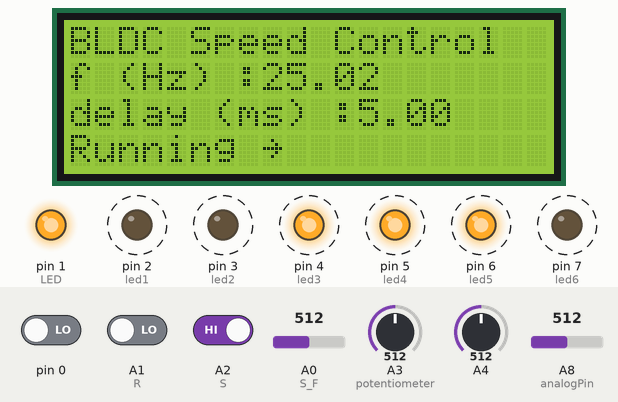
This sketch was run on a simulated Arduino Mega 2560, built with avr-gcc and run on an emulated ATmega2560. On the bench: 20×4 character LCD, output pins drawn as LEDs (lit = HIGH). Dashed ring = blinking. The inputs (shaded band) are chosen by the test bench; at power-on: A0 (S_F) = 512, A1 (R) LOW, A2 (S) HIGH, pin 0 LOW, A3 (potentiometer) = 512, A4 = 512, A8 (analogPin) = 512.

Above: at 1.7 s.
1.8 s: A0 (S_F) set to 843
At 2.19 s:
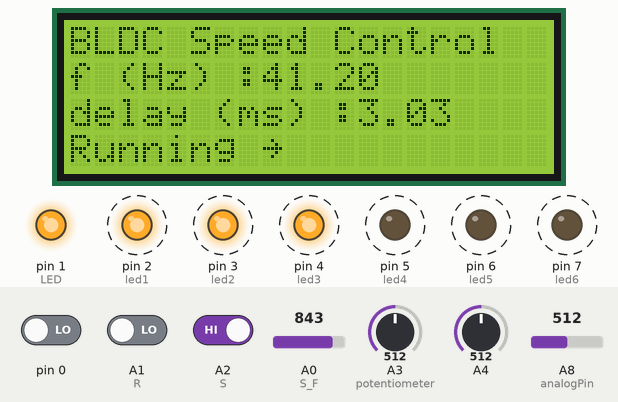
4.8 s: A0 (S_F) set to 861
6.4 s: A0 (S_F) set to 647
At 6.65 s:
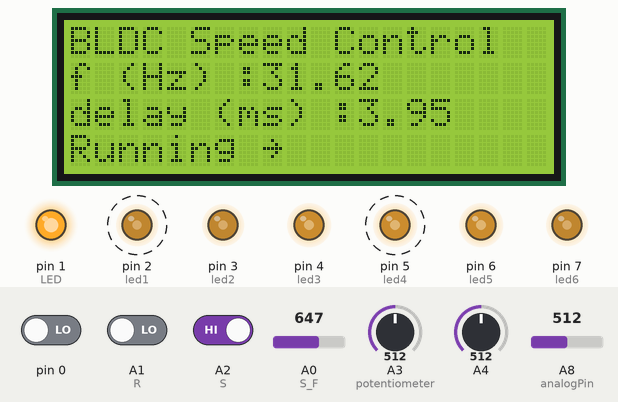
7.9 s: A0 (S_F) set to 623
At 8.2 s:
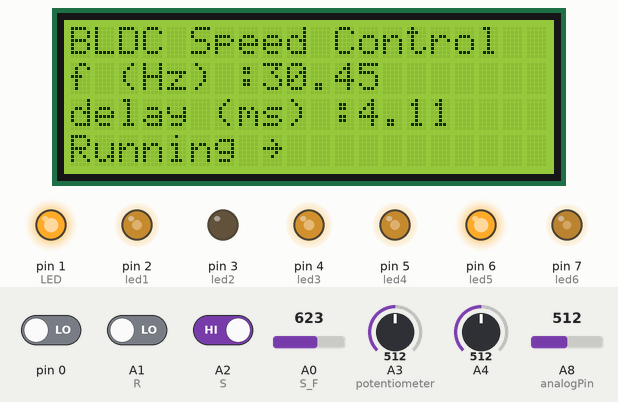
10.1 s: A0 (S_F) set to 30
At 10.6 s:
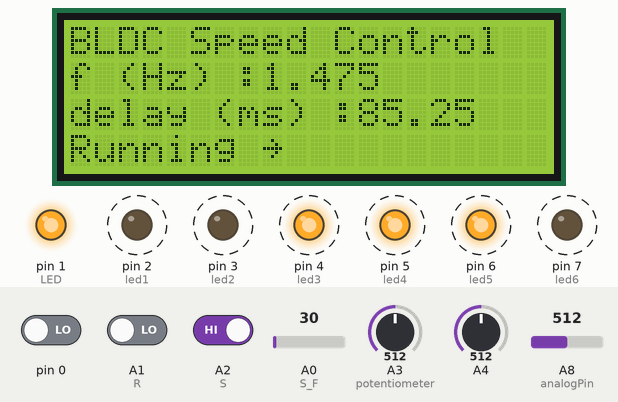
12.0 s: A1 (R) driven HIGH and A2 (S) driven LOW
At 14.5 s:
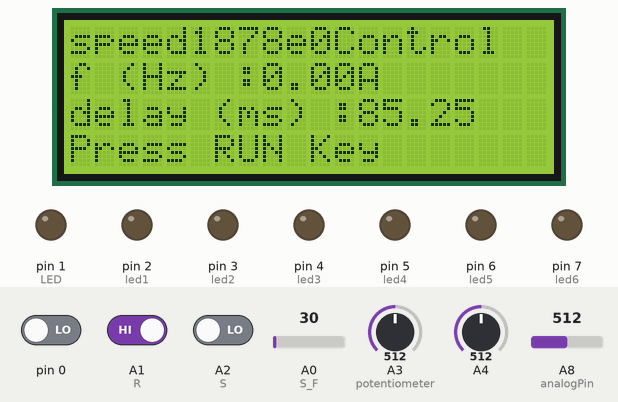
Timing chart, 0 to 15.8 s (numbered marks = the images above; inputs shaded):
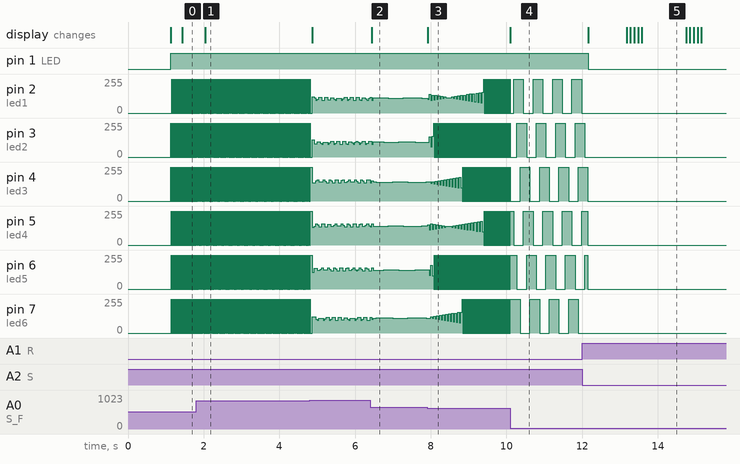

Measured:
- the behaviour switches between 640 and 639 on A0 (S_F) (found by bisection; images 2 and 3)
- after the input at 1.8 s, the display: changes after 0.24 s (image 1)
- after the input at 6.4 s, the display: changes at once (image 2)
- after the input at 7.9 s, the display: changes at once (image 3)
- after the input at 10.1 s, pin 2 (led1): alternates 255/255 for 0.26 s and 0/255 for 0.26 s, starting after 0.09 s; pin 3 (led2): alternates 255/255 for 0.26 s and 0/255 for 0.26 s, starting after 0.18 s
- after the input at 12.0 s, pin 1 (LED): HIGH → LOW after 0.16 s; pin 2 (led1), pin 7 (led6): stops changing and stays 0/255; pin 3 (led2): goes on until 12.1 s, then stays 0/255; pin 4 (led3): goes on until 12.2 s, then stays 0/255; the display: first changes after 0.16 s (image 5 shows a later state)
- by itself, pin 2 (led1), pin 3 (led2), pin 4 (led3), pin 5 (led4), pin 6 (led5), pin 7 (led6): alternates 255/255 for 0.01 s and 0/255 for 0.01 s

The sketch:

HEX_driver_Code.ino
```cpp
#include <LiquidCrystal.h>

LiquidCrystal lcd (13, 12, 11, 10, 9, 8);

//PWM
int led1 = 2; // Pulse 1
int led2 = 3; // Pulse 2
int led3 = 4; // Pulse 3
int led4 = 5; // Pulse 4
int led5 = 6; // Pulse 5
int led6 = 7; // Pulse 6

//Status
int LED = 1; // State of Drive

//Analogs Inputs
int S_F = A0; // set RPM by frequency
int R = A1; // run button
int S = A2; // stop button
int speedm; // speed variable
float f = 0;
float val = 0;
float numb = 0;
int ke=1000; //Motor speed constant
int power;
int Rs; //Resistance
int analogPin = A8; // Current sensor output
int potValue;  // value from the analog pin
const int averageValue = 500;
long int sensorValue = 0;  // variable to store the sensor value read

float voltage_sense = 0; //value by current sensor
float current = 0;  //variable for current
float vt; // terminal voltage variable
float x=0;  //general variable
void setup()
{
  // initialize the digital pin as an output:
  pinMode(LED, OUTPUT);
  pinMode(led1, OUTPUT);
  pinMode(led2, OUTPUT);
  pinMode(led3, OUTPUT);
  pinMode(led4, OUTPUT);
  pinMode(led5, OUTPUT);
  pinMode(led6, OUTPUT);
  // initialize the analog pin as an inputs:
  pinMode(R, INPUT);
  pinMode(S, INPUT);
  lcd.begin(20, 4);
  lcd.clear();
  digitalWrite(LED, LOW);

  update_Freq();
}


void run_forward()
{
  while (1)
  {
    digitalWrite(led1, HIGH);
    digitalWrite(led2, HIGH);
    digitalWrite(led3, HIGH);
    digitalWrite(led4, LOW);
    digitalWrite(led5, LOW);
    digitalWrite(led6, LOW);
    delay(val);
    digitalWrite(led1, LOW);
    digitalWrite(led2, HIGH);
    digitalWrite(led3, HIGH);
    digitalWrite(led4, HIGH);
    digitalWrite(led5, LOW);
    digitalWrite(led6, LOW);
    delay(val);
    digitalWrite(led1, LOW);
    digitalWrite(led2, LOW);
    digitalWrite(led3, HIGH);
    digitalWrite(led4, HIGH);
    digitalWrite(led5, HIGH);
    digitalWrite(led6, LOW);
    delay(val);

    if ((digitalRead(R) == HIGH) && (digitalRead(S) == LOW))
    {
      stop_Drive();
      break;
    }

    update_Freq();
    digitalWrite(led1, LOW);
    digitalWrite(led2, LOW);
    digitalWrite(led3, LOW);
    digitalWrite(led4, HIGH);
    digitalWrite(led5, HIGH);
    digitalWrite(led6, HIGH);
    delay(val);
    digitalWrite(led1, HIGH);
    digitalWrite(led2, LOW);
    digitalWrite(led3, LOW);
    digitalWrite(led4, LOW);
    digitalWrite(led5, HIGH);
    digitalWrite(led6, HIGH);
    delay(val);
    digitalWrite(led1, HIGH);
    digitalWrite(led2, HIGH);
    digitalWrite(led3, LOW);
    digitalWrite(led4, LOW);
    digitalWrite(led5, LOW);
    digitalWrite(led6, HIGH);
    delay(val);
  }
}


void loop() {
  vt=analogRead(A4);
  potValue = analogRead(A3);// reads the value of the potentiometer (value between 0 and 1023)
  x=potValue*(7.5/1023);
  vt=vt*(x/1023);
  for (int i = 0; i < averageValue; i++)
  {
    sensorValue += analogRead(analogPin);

    // wait 2 milliseconds before the next loop
    delay(2);
  }

  sensorValue = sensorValue / averageValue;
  voltage_sense = sensorValue * 5.0 / 1024.0;
  current = ( voltage_sense - 2.5 ) / 0.185;
  if ((digitalRead(R) == LOW) && (digitalRead(S) == HIGH) && f != 0)
  {
    digitalWrite(LED, HIGH);
    lcd.clear();
    lcd.setCursor(0, 0);
    lcd.print("BLDC Speed Control");
    lcd.setCursor(0, 1);
    lcd.print("f (Hz) :");
    lcd.setCursor(0, 2);
    lcd.print("delay (ms) :");
    lcd.setCursor(0, 3);
    lcd.print("Running ~");
    run_forward();
  }
    lcd.setCursor(0, 0);
  lcd.print("BLDC Speed Control");
  lcd.setCursor(0, 1);
  lcd.print("f (Hz) :");
  lcd.setCursor(0, 2);
  lcd.print("delay (ms) :");
  lcd.setCursor(0, 3);
  lcd.print("Press RUN Key");
  update_Freq();
  speedm=ke*vt;
  power=vt*current;
  R=vt/current;
  lcd.setCursor(0,0);
  lcd.setCursor(8,1);
  lcd.print(current);
  lcd.print("A");
  delay(100);
  lcd.setCursor(0,0);
  lcd.print(vt);
  lcd.print("V");
  delay(100);
  lcd.setCursor(0,0);
  lcd.print("power");
  lcd.print(power);
  delay(100);
  lcd.setCursor(0,0);
  lcd.print("Resistance");
  lcd.print(Rs);
  delay(100);
  lcd.setCursor(0,0);
  lcd.print("speed");
  lcd.print(speedm);
  delay(100);


}

void stop_Drive() {
  digitalWrite(led1, LOW);
  digitalWrite(led2, LOW);
  digitalWrite(led3, LOW);
  digitalWrite(led4, LOW);
  digitalWrite(led5, LOW);
  digitalWrite(led6, LOW);
  lcd.clear();
  lcd.setCursor(0, 0);
  lcd.print("Mode: STOP");
  lcd.setCursor(0, 1);
  lcd.print("f (Hz) :");
  f = 0;
  lcd.print(f);
  val = 1000 / (f * 8);
  lcd.setCursor(0, 2);
  lcd.print("delay (ms) :");
  lcd.print(val);
  digitalWrite(LED, LOW);
  delay(1000);
}

void update_Freq() {
  int sensorValue = analogRead(S_F);
  f = sensorValue * (50.0 / 1023.0);
  val = 1000 / (f * 8);
  lcd.setCursor(8, 1);
  lcd.print(f);
  lcd.setCursor(12, 2);
  lcd.print(val);
}
```
